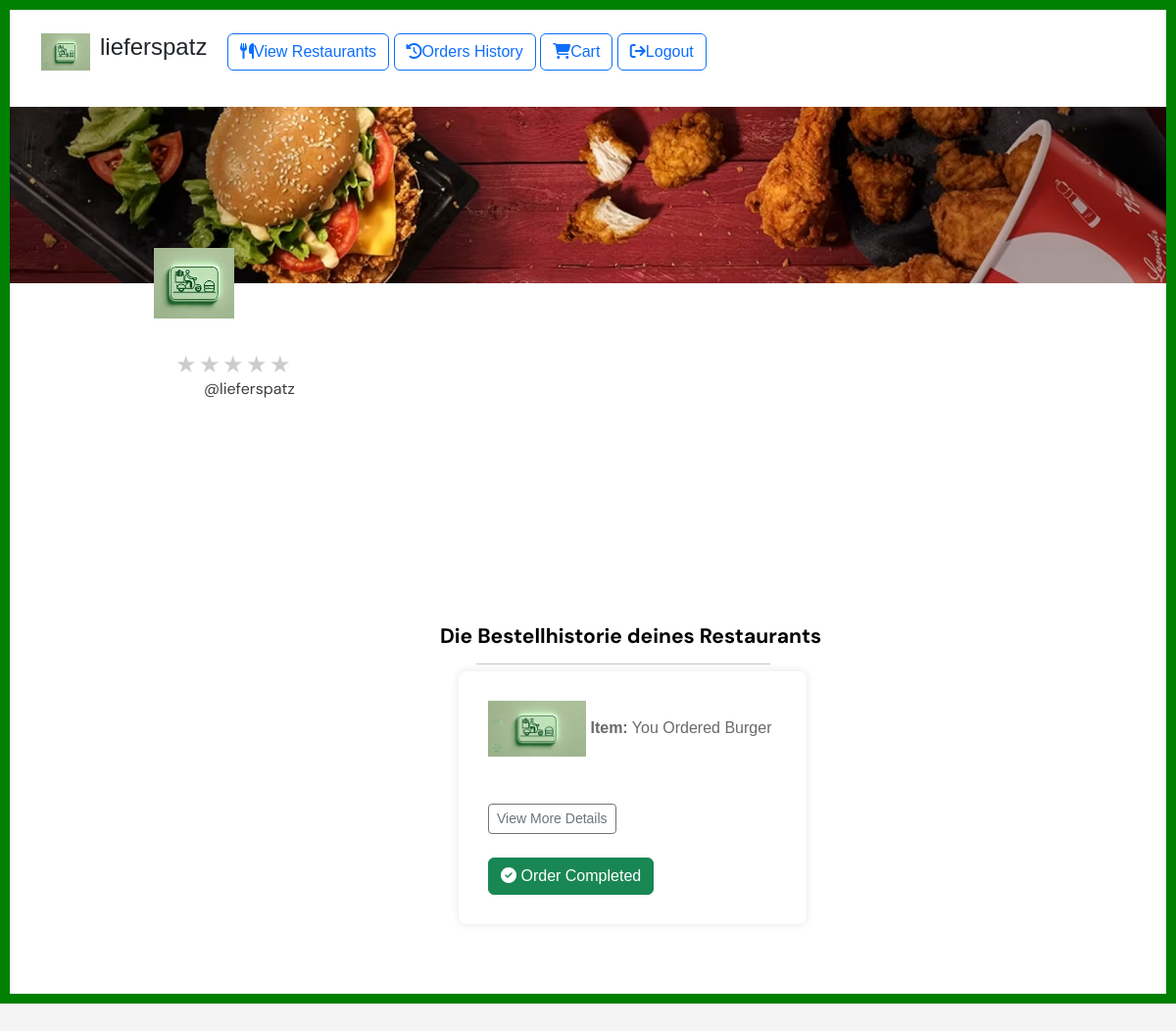
The page /customer-view-orders (signed in) on the database its author committed.
### tables this page shows
CREATE TABLE Orders (
    id INTEGER PRIMARY KEY AUTOINCREMENT,
    customer_id INTEGER,
    business_id INTEGER,
    item_id INTEGER,
    quantity INTEGER,
    additional_text TEXT,
    order_status VARCHAR(50),
    created_at TIMESTAMP DEFAULT CURRENT_TIMESTAMP,

    CONSTRAINT CHK_Status CHECK (order_status IN ('processing', 'preparing', 'cancelled', 'completed'))
);

CREATE TABLE Items (
    id INTEGER PRIMARY KEY AUTOINCREMENT,
    business_id INTEGER,
    Name VARCHAR(255),
    Description TEXT,
    category VARCHAR(255),
    Price DECIMAL(10, 2),
    picture_link VARCHAR(255)
    
);

### main.py (the view)
@app.route('/customer-view-orders', methods=['GET', 'POST'])
def customer_view_orders():
    conn = get_db_connection()
    cursor = conn.cursor()
    cursor.execute('''
        SELECT
            *, strftime('%d/%m/%Y %H:%M:%S', Orders.created_at) as formatted_date
            FROM Orders JOIN Items ON Orders.item_id = Items.id
            WHERE Orders.customer_id = ?
            ORDER BY
        CASE
            WHEN Orders.order_status IN ('processing', 'preparing') THEN 0
            ELSE 1
        END,
        Orders.created_at DESC


    ''', (session['user_id'],))
    items = cursor.fetchall()
    conn.close()
    return render_template('customer/view-orders.html', items=items)

### main.py (called while the page is built)
def get_db_connection():
    conn = sqlite3.connect(database_name)
    conn.row_factory = sqlite3.Row
    return conn

### templates/customer/view-orders.html (shortened to what this page needs)
<!DOCTYPE html>
<html lang="en">
  <head>
    {% include 'customer/includes/header.html' %}
    <link rel="stylesheet" href="/static/customer/orders/style.css" />
  </head>
  <body>
    <div class="main-container">
        {% include 'customer/includes/menu.html' %}
        {% include 'customer/includes/items-header.html' %}
      <div class="Containet-box" >
        <div class="container mt-5">
          {% if items %}
            <div class="lieferspatz">
                <div class="group">
                    <div class="overlap-group">
                        <span class="RestaurantsBestellhistorie">Die Bestellhistorie deines Restaurants</span>
                        <hr class="line-0"/>
                        <div class="order-history">
                        {%for item in items%}
                            <div class="order-item">
                                <img src="{{ item['picture_link'] }}" width="100px" class="">
                                <strong>Item:</strong> You Ordered {{ item['name'] }}<br>
                                <br>
                                <button id="detailsButton" class="btn btn-sm btn-outline-secondary my-4"
                                  onclick="$('#table{{ item['id'] }}').show()">
                                  View More Details
                                </button>
                                <br>
                                {% set status = item['order_status'] %}
                                {% if status == 'processing' %}
                                    <button type="submit" class="btn btn-warning text-white float-right">
                                        <i class="fas fa-hourglass-half"></i> Processing
                                    </button>
                                {% elif status == 'preparing' %}
                                    <button type="submit" class="btn btn-info text-white float-right">
                                        <i class="fas fa-cog"></i> Preparing
                                    </button>
                                {% elif status == 'cancelled' %}
                                    <button type="submit" class="btn btn-danger text-white float-right">
                                        <i class="fas fa-times-circle"></i> Order Cancelled
                                    </button>
                                {% elif status == 'completed' %}
                                    <button type="submit" class="btn btn-success text-white float-right">
                                        <i class="fas fa-check-circle"></i> Order Completed
                                    </button>
                                {% else %}
                                    <button type="submit" class="btn btn-secondary text-white float-right">
                                        Unknown Status
                                    </button>
                                {% endif %}
                            </div>
                        {%endfor%}
                    </div>
                </div>
            </div>
          {% endif %}
      </div>
      </div>
    </div>
  </body>
</html>

### static/business/items/index.css (style rules this page uses)
.main-container { overflow: hidden; }
.main-container, .main-container * { box-sizing: border-box; }
.main-container { position: relative; height: 1024px; margin: 0 auto; background: rgb(255, 255, 255); border: 10px solid green; overflow: hidden; overflow-y: scroll; }
.Containet-box { position: relative; top: 33%; height: 100%; }

### static/customer/orders/style.css (style rules this page uses)
.lieferspatz { background-color: #ffffff; display: flex; flex-direction: row; justify-content: center; width: 100%; }
.lieferspatz .group { position: absolute; width: 445px; height: 791px; top: 155px; left: 413px; }
.RestaurantsBestellhistorie { display: inline-block; position: relative; height: 31px; left: -1px; margin: 28px 0 0 26.966px; font-family: DM Sans, -apple-system, BlinkMacSystemFont, "Segoe UI", Roboto, Ubuntu, "Helvetica Neue", Helvetica, Arial, "PingFang SC", "Hiragino Sans GB", "Microsoft Yahei UI", "Microsoft Yahei", "Source Han Sans CN", sans-serif; color: rgb(0, 0, 0); font-size: 21px; font-weight: 700; line-height: 31px; text-align: center; z-index: 24; }
::placeholder { color: #fff; opacity: 0.7; }
.lieferspatz .line-0 { position: absolute; width: 300px; height: 0; top: 55px; left: 63px; object-fit:scale-down; }
body { font-family: Arial, sans-serif; margin: 0; padding: 0; background-color: #f4f4f4; }
.order-history { position: relative; float: initial; width: 355px; max-width: 800px; color: dimgrey; margin: 20px auto; background-color: #fff; padding: 15px; border-radius: 8px; box-shadow: 0 0 10px rgba(0, 0, 0, 0.1); }
.order-item { border-bottom: 1px solid #ddd; padding: 15px; margin-bottom: 10px; }
.order-item:last-child { border-bottom: none; margin-bottom: 0; }

### rows shown on the page
Orders: picture_link (picture), name "Burger", order_status "completed" (drawn)
